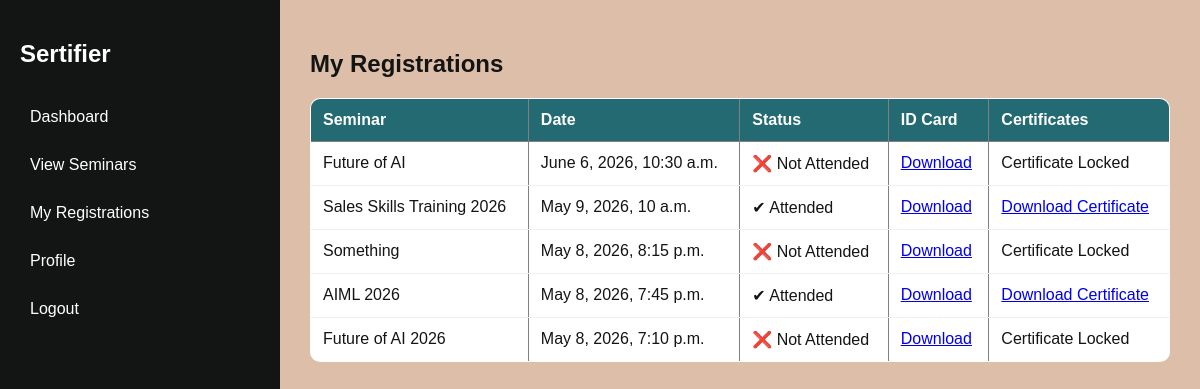
The app's page /seminars/my-registrations/ (signed in) with its own data.
### seminars/models.py (models this page shows, shortened)
class SeminarRegistration(models.Model):
    user = models.ForeignKey(
        User,
        on_delete=models.CASCADE
    )
    seminar = models.ForeignKey(
        Seminar,
        on_delete=models.CASCADE,
        related_name='registrations'
    )
    attendee_name = models.CharField(
        max_length=255
    )
    attendee_email = models.EmailField()
    attendee_phone = models.CharField(
        max_length=20
    )
    attendance_code = models.CharField(
        max_length=10,
        unique=True,
        blank=True
    )
    registered_at = models.DateTimeField(
        auto_now_add=True
    )
    id_card = models.FileField(
        upload_to='id_cards/',
        null=True,
        blank=True
    )
    attended = models.BooleanField(
        default=False
    )
    attendance_marked_at = models.DateTimeField(
        null=True,
        blank=True
    )
    verification_token = models.UUIDField(
        default=uuid.uuid4,
        unique=True,
        editable=False
    )
    class Meta:
        unique_together = ('user', 'seminar')

class Seminar(models.Model):
    title = models.CharField(max_length=200)
    topic = models.CharField(max_length=200)
    description = models.TextField()
    date_time = models.DateTimeField(null=True)
    location = models.CharField(max_length=255)
    created_by = models.ForeignKey(User, on_delete=models.CASCADE)
    created_at = models.DateTimeField(auto_now_add=True, null=True)
    certificate_enabled = models.BooleanField(default=True)
    certificate_title = models.CharField(
        max_length=200,
        default='Certificate of Participation'
    )
    certificate_logo_1 = models.ImageField(
        upload_to='certificate_logos/',
        blank=True,
        null=True
    )
    certificate_logo_2 = models.ImageField(
        upload_to='certificate_logos/',
        blank=True,
        null=True
    )
    certificate_logo_3 = models.ImageField(
        upload_to='certificate_logos/',
        blank=True,
        null=True
    )
    certificate_logo_4 = models.ImageField(
        upload_to='certificate_logos/',
        blank=True,
        null=True
    )
    certificate_signature = models.ImageField(
        upload_to='certificate_signatures/',
        blank=True,
        null=True
    )
    attendance_link_token = models.UUIDField(
        blank=True,
        unique=True,
        editable=False,
        null=True,
        default=uuid.uuid4,
    )

### User/decorators.py (the view)
        def wrapper(request, *args, **kwargs):
            if request.user.role in allowed_roles:
                return view_func(request, *args, **kwargs)
            return redirect('dashboard')

### seminars/views.py (called while the page is built)
@login_required
@role_required(['distributor'])
def my_registrations(request):
    registrations = SeminarRegistration.objects.filter(user=request.user).order_by('-registered_at')
    return render(request, 'my_registrations.html', {
        'registrations': registrations
    })

### seminars/templates/my_registrations.html
{% extends 'base.html' %}
{% block content %}
<h2>My Registrations</h2>
<table border="1" cellpadding="10">
    <tr>
        <th>Seminar</th>
        <th>Date</th>
        <th>Status</th>
        <th>ID Card</th>
        <th>Certificates</th>
    </tr>
    {% for reg in registrations %}
    <tr>
        <td>{{ reg.seminar.title }}</td>
        <td>{{ reg.seminar.date_time }}</td>
        <td>
            {% if reg.attended %}
                ✔ Attended
            {% else %}
                ❌ Not Attended
            {% endif %}
        </td>
        <td>
            {% if reg.id_card %}
                <a href="{{ reg.id_card.url }}" download>Download</a>
            {% else %}
                Not Available
            {% endif %}
        </td>
        <td>
            {% if reg.attended %}
            <a href="{% url 'generate_certificate' reg.id %}">
            Download Certificate
            </a>
            {% else %}
            Certificate Locked
            {% endif %}
        </td>
    </tr>
    {% empty %}
    <tr>
        <td colspan="4">No registrations found</td>
    </tr>
    {% endfor %}
</table>
{% endblock %}

### User/static/css/style.css (style rules this page uses)
:root { --primary: #131515; --secondary: #246a73; --accent: #368f8b; --muted: #f3dfc1; --bg: #ddbea8; --white: #ffffff; }
body { margin: 0; font-family: 'Poppins', sans-serif; background-color: var(--bg); color: var(--primary); }
table { width: 100%; border-collapse: collapse; background: var(--white); border-radius: 10px; overflow: hidden; }
table th { background: var(--secondary); color: var(--white); padding: 12px; text-align:left; }
table td { padding: 12px; border-bottom: 1px solid #eee; }

### records on screen
SeminarRegistration: seminar "Future of AI", seminar.date_time "June 6, 2026, 10:30 a.m.", attended "❌ Not Attended"
SeminarRegistration: seminar "Sales Skills Training 2026", seminar.date_time "May 9, 2026, 10 a.m.", attended "✔ Attended"
SeminarRegistration: seminar "Something", seminar.date_time "May 8, 2026, 8:15 p.m.", attended "❌ Not Attended"
SeminarRegistration: seminar "AIML 2026", seminar.date_time "May 8, 2026, 7:45 p.m.", attended "✔ Attended"
SeminarRegistration: seminar "Future of AI 2026", seminar.date_time "May 8, 2026, 7:10 p.m.", attended "❌ Not Attended"
